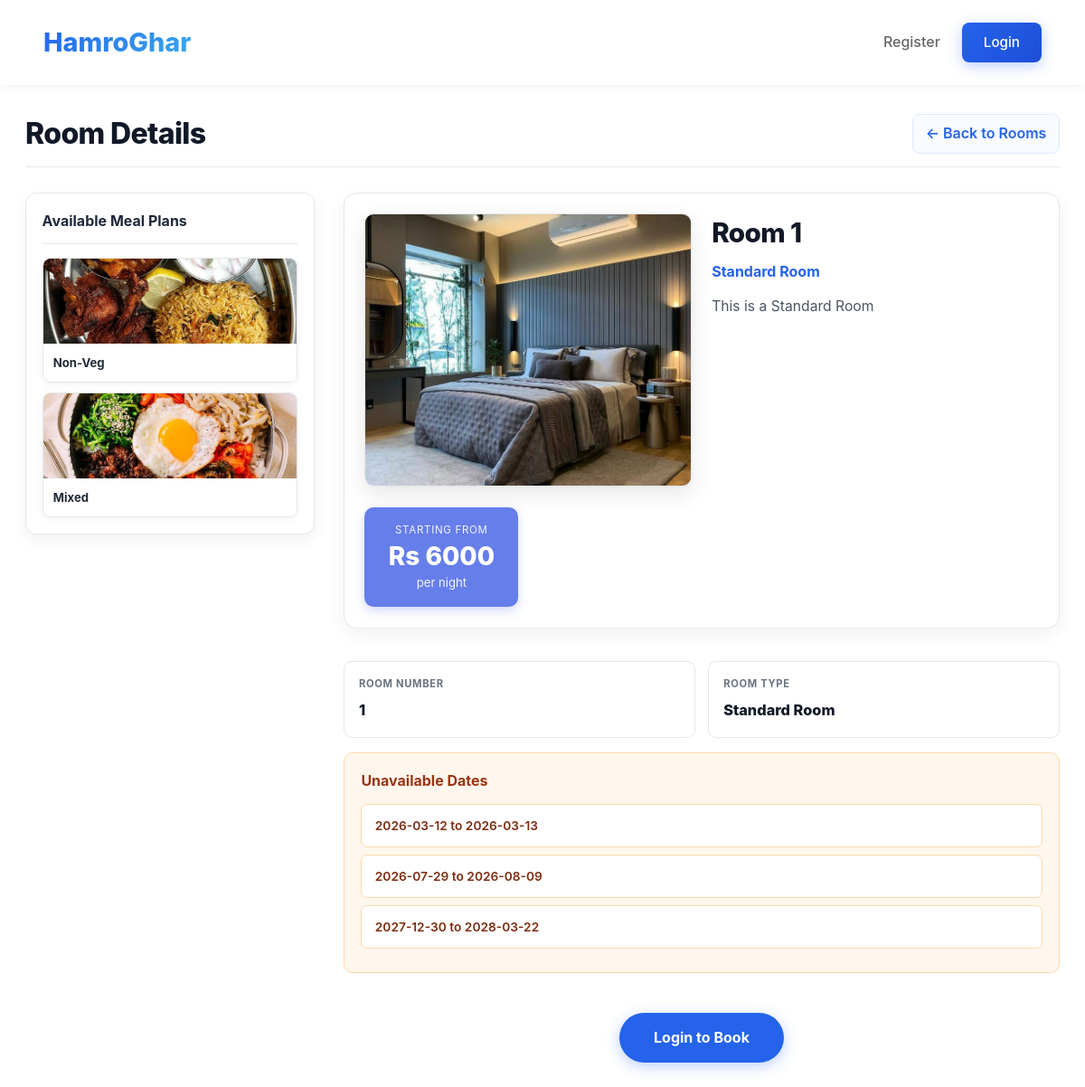
/view_room/1, run on the app's committed database.
### tables this page shows
CREATE TABLE meal_plans (
            meal_plan_id INTEGER PRIMARY KEY AUTOINCREMENT,
            meal_plan_name TEXT UNIQUE NOT NULL,
            image_path TEXT
        );

CREATE TABLE room_types (
            room_type_id INTEGER PRIMARY KEY AUTOINCREMENT,
            room_type_name TEXT UNIQUE NOT NULL,
            description TEXT,
            price_per_night INTEGER,
            image_path TEXT,
            max_guests INTEGER NOT NULL DEFAULT 2 CHECK(max_guests >= 1)
        );

CREATE TABLE rooms (
            room_id INTEGER PRIMARY KEY AUTOINCREMENT,
            room_number TEXT UNIQUE NOT NULL,
            room_type_id INTEGER NOT NULL,
            price_per_night INTEGER,
            FOREIGN KEY(room_type_id) REFERENCES room_types(room_type_id) ON DELETE CASCADE
        );

### app.py (the view)
    @app.get("/view_room/<int:room_id>")
    def view_room(room_id):
        room = room_model.find_public_room(room_id)
        if not room:
            flash("Room not found!", "danger")
            return redirect(url_for("landing"))
        meal_plans = meal_plan_model.list_meal_plans()
        unavailable_ranges = get_unavailable_ranges(room_id)
        return render_template(
            "view_room.html",
            room=room,
            meal_plans=meal_plans,
            unavailable_ranges=unavailable_ranges,
        )

### app.py (called while the page is built)
def get_stay_row(row):
    total_nights = int(row["total_nights"] or 0)
    checkin = datetime(row["arrival_year"], row["arrival_month"], row["arrival_date"]).date()
    checkout = checkin + timedelta(days=total_nights)
    return checkin, checkout, total_nights

def get_unavailable_ranges(room_id):
    rows = booking_model.list_active_windows(room_id)
    ranges = []
    for row in rows:
        start, end, nights = get_stay_row(row)
        if nights > 0:
            ranges.append({"start": start.isoformat(), "end": end.isoformat()})
    return ranges

### hotel_app/models/booking_model.py (called while the page is built)
def list_active_windows(room_id):
    conn = db_model.conn()
    rows = conn.execute(
        """
        SELECT arrival_year, arrival_month, arrival_date, total_nights
        FROM bookings
        WHERE room_id = ? AND booking_status = 'Not_Canceled'
    """,
        (room_id,),
    ).fetchall()
    conn.close()
    return rows

### hotel_app/models/db.py (called while the page is built)
def conn():
    conn = sqlite3.connect(DB_PATH)
    conn.row_factory = sqlite3.Row
    conn.execute("PRAGMA foreign_keys = ON")
    return conn

### hotel_app/models/meal_plan_model.py (called while the page is built)
def list_meal_plans():
    conn = db_model.conn()
    rows = conn.execute("SELECT * FROM meal_plans").fetchall()
    conn.close()
    return rows

### hotel_app/models/room_model.py (called while the page is built)
def find_public_room(room_id):
    conn = db_model.conn()
    row = conn.execute(
        """
        SELECT r.room_id, r.room_number, r.price_per_night, t.room_type_name, t.image_path, t.description
        FROM rooms r
        JOIN room_types t ON r.room_type_id = t.room_type_id
        WHERE r.room_id=?
    """,
        (room_id,),
    ).fetchone()
    conn.close()
    return row

### templates/view_room.html (shortened to what this page needs)
<!DOCTYPE html>
<html lang="en">
<head>
    <link rel="stylesheet" href="{{ url_for('static', filename='css/landing.css') }}">
    <link rel="stylesheet" href="{{ url_for('static', filename='css/flash.css') }}">
    <link rel="stylesheet" href="{{ url_for('static', filename='css/view_room.css') }}">
</head>
<body>
    <header>
        <div class="logo">HamroGhar</div>
        <div class="header-right">
            <a href="{{ url_for('register') }}">Register</a>
            <a href="{{ url_for('login') }}" class="btn btn-primary header-login-btn">Login</a>
        </div>
    </header>
    <div class="view-room-container">
        <div class="room-detail-header">
            <h1>Room Details</h1>
            <a href="{{ url_for('landing') }}" class="back-link">
                &larr; Back to Rooms
            </a>
        </div>
        <div class="main-content-layout">
            {% if meal_plans and meal_plans|length > 0 %}
            <div class="meal-plans-sidebar">
                <h3>Available Meal Plans</h3>
                <div class="meal-plans-list">
                    {% for meal_plan in meal_plans %}
                    {% if meal_plan.meal_plan_name != 'No Meal' %}
                    <div class="meal-plan-item">
                        {% if meal_plan.image_path %}
                        <img src="{{ url_for('static', filename='uploads/menu_plans/' ~ meal_plan.image_path) }}"
                             alt="{{ meal_plan.meal_plan_name }}">
                        {% else %}
                        <img src="https://via.placeholder.com/300x150/e5e7eb/6b7280?text=Meal+Plan"
                             alt="Meal Plan">
                        {% endif %}
                        <div class="meal-plan-name">{{ meal_plan.meal_plan_name }}</div>
                    </div>
                    {% endif %}
                    {% endfor %}
                </div>
            </div>
            {% endif %}
            <div class="room-details-column">
                <div class="room-overview">
                    <div class="room-image-container">
                        {% if room.image_path %}
                        <img src="{{ url_for('static', filename='uploads/rooms/' ~ room.image_path) }}" alt="{{ room.room_type_name }}">
                        {% else %}
                        <img src="https://via.placeholder.com/300x200/6366f1/ffffff?text=Room+{{ room.room_number }}" alt="Room Image">
                        {% endif %}
                    </div>
                    <div class="room-basic-info">
                        <h2 class="room-title">Room {{ room.room_number }}</h2>
                        <p class="room-type">{{ room.room_type_name }}</p>
                        {% if room.description %}
                        <p class="room-description">{{ room.description }}</p>
                        {% endif %}
                    </div>
                    <div class="price-section">
                        <div class="price-label">Starting from</div>
                        <div class="price-amount">Rs {{ room.price_per_night|default(0) }}</div>
                        <div class="price-per-night">per night</div>
                    </div>
                </div>
                <div class="room-details-section">
                    <div class="room-info-grid">
                        <div class="info-item">
                            <strong>Room Number</strong>
                            <span>{{ room.room_number }}</span>
                        </div>
                        <div class="info-item">
                            <strong>Room Type</strong>
                            <span>{{ room.room_type_name }}</span>
                        </div>
                    </div>
                    <div class="unavailable-dates-section">
                        <h3>Unavailable Dates</h3>
                        <ul class="unavailable-list">
                            {% if unavailable_ranges and unavailable_ranges|length > 0 %}
                                {% for r in unavailable_ranges %}
                                    <li>{{ r.start[:10] }} to {{ r.end[:10] }}</li>
                                {% endfor %}
                            {% else %}
                                <li class="empty-state">No unavailable dates. Room is available for booking!</li>
                            {% endif %}
                        </ul>
                    </div>
                </div>
                <div class="book-button-container">
                    <a href="{{ url_for('book_room', room_id=room.room_id) if session.get('user_id') else url_for('login', next=url_for('book_room', room_id=room.room_id)) }}"
                       class="btn-book-large">
                        {% if session.get('user_id') %}
                            Book Now
                        {% else %}
                            Login to Book
                        {% endif %}
                    </a>
                </div>
            </div>
        </div>
    </div>
</body>
</html>

### static/css/landing.css (style rules this page uses)
* { margin: 0; padding: 0; box-sizing: border-box; }
body { font-family: -apple-system, BlinkMacSystemFont, 'Segoe UI', Roboto, sans-serif; line-height: 1.6; color: #333; background: #ffffff; }
header { display: flex; justify-content: space-between; align-items: center; padding: 1.5rem 3rem; background: #ffffff; box-shadow: 0 2px 8px rgba(0, 0, 0, 0.05); position: sticky; top: 0; z-index: 100; }
.logo { font-size: 1.8rem; font-weight: 800; background: linear-gradient(135deg, #2563eb, #3aabed); -webkit-background-clip: text; -webkit-text-fill-color: transparent; background-clip: text; }
.header-right { display: flex; gap: 1.5rem; align-items: center; }
.header-right a { text-decoration: none; color: #666; font-weight: 500; transition: color 0.3s; padding: 0.5rem 0; }
.header-right a.header-login-btn { color: #fff; padding: 0.6rem 1.5rem; font-size: 0.95rem; }
h1 { font-size: 3.5rem; margin-bottom: 1.5rem; color: #ffffff; font-weight: 800; line-height: 1.2; }
.btn { padding: 0.9rem 2rem; font-size: 1rem; text-decoration: none; border-radius: 8px; border: none; cursor: pointer; font-weight: 600; transition: all 0.3s ease; display: inline-block; }
.btn-primary { background: linear-gradient(135deg, #2563eb, #1d4ed8); color: white; box-shadow: 0 4px 15px rgba(37, 99, 235, 0.3); }

### data on the page
meal_plans: image_path (picture), meal_plan_name "Non-Veg"
meal_plans: image_path (picture), meal_plan_name "Mixed"
room_types: image_path (picture), room_type_name "Standard Room", description "This is a Standard Room"
rooms: room_number "1", price_per_night "6000"

### other printed values
{{ r.start[:10] }} "2026-03-12" "2026-07-29" "2027-12-30"
{{ r.end[:10] }} "2026-03-13" "2026-08-09" "2028-03-22"
